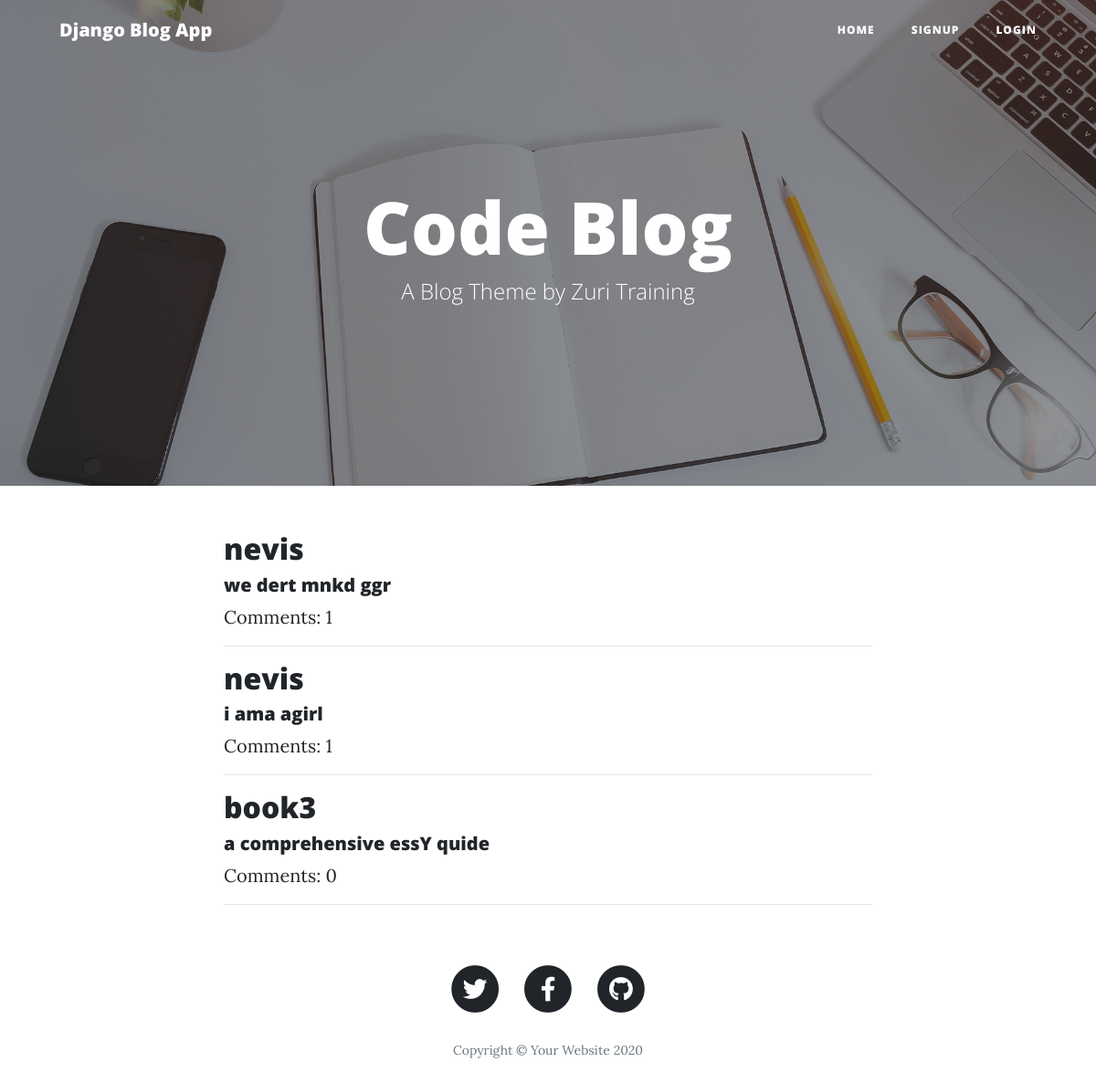
The app's page /, older data.
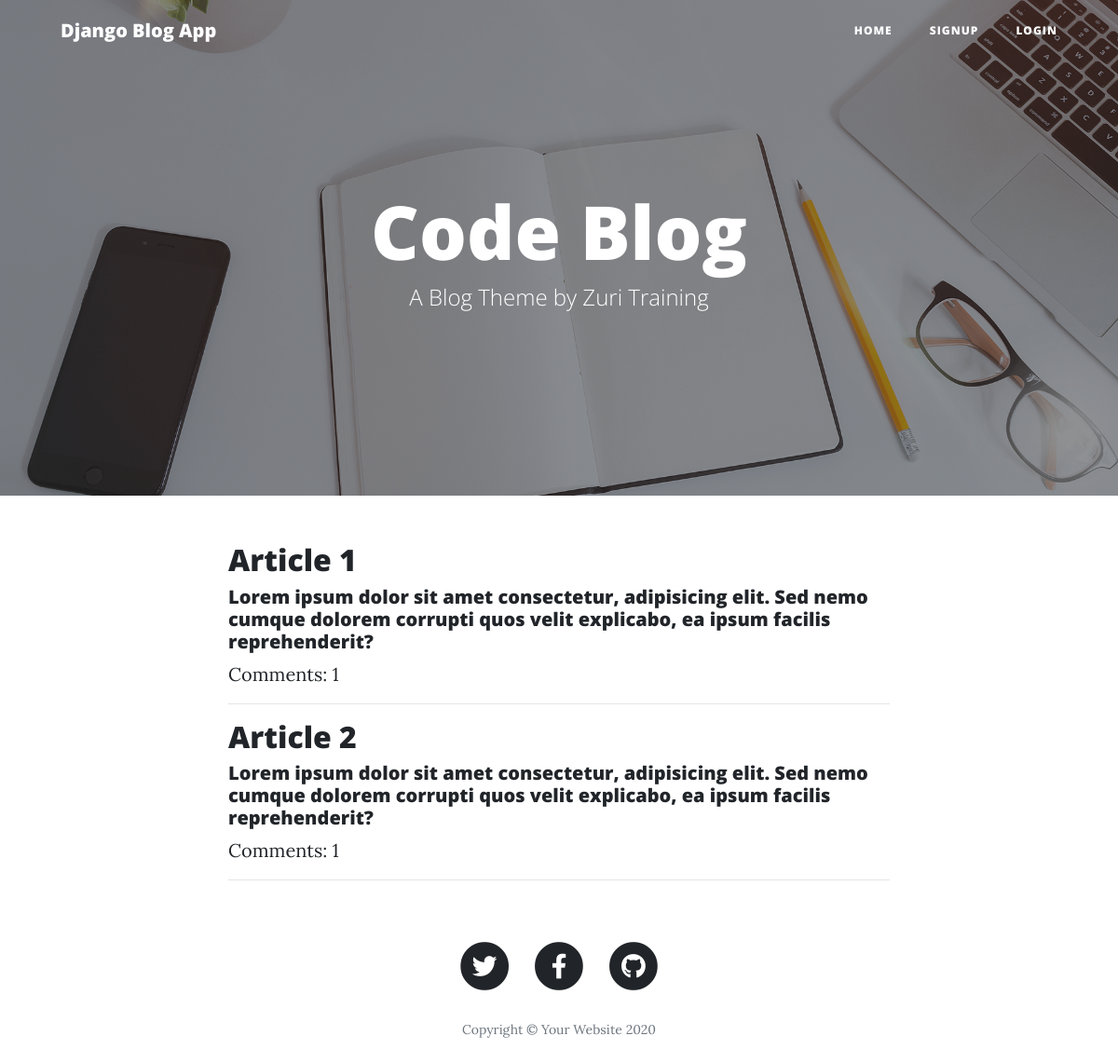
The same page, newer data.
### blog/models.py (models this page shows, shortened)
class Post(models.Model):
    title = models.CharField(max_length=200)
    author = models.ForeignKey('auth.user', on_delete=models.CASCADE)
    body = models.TextField()

### blog/views.py (the view)
# urls.py: path('', BlogListView.as_view(), name='home'),
class BlogListView(ListView):
    model = Post
    template_name = 'home.html'

### blog/templates/home.html
{% extends 'base.html' %}
{% block content %}
<div class="container">
{% for post in object_list %}
    <div class="col-lg-8 col-md-10 mx-auto">
        <div class="post-preview">
            <h2 class="post-title">
                <a href="{% url 'post_detail' pk=post.pk %}">{{ post.title }}</a>
            </h2>
            <h5 class="post">{{ post.body }}</h5>
            <a href="{% url 'post_detail' pk=post.pk %}">Comments: {{ post.comments.count }}</a
            >
            <hr />
        </div>
    </div>
{% endfor %}
</div>
{% endblock %}

### blog/templates/base.html (shortened to what this page needs)
<!DOCTYPE html> {% load static %}
<html lang="en">
<head>
    <link href="{% static 'vendor/bootstrap/css/bootstrap.min.css' %}" rel="stylesheet" />
    <link href="{% static 'vendor/fontawesome-free/css/all.min.css' %}" rel="stylesheet" type="text/css" />
    <link href="{% static 'css/clean-blog.min.css' %}" rel="stylesheet" />
</head>
<body>
    <div>
        <nav class="navbar navbar-expand-lg navbar-light fixed-top" id="mainNav">
            <div class="container">
                <a class="navbar-brand" href="{% url 'home' %}"> Django Blog App</a>
                <div class="collapse navbar-collapse" id="navbarResponsive">
                    <ul class="navbar-nav ml-auto">
                        <li class="nav-item">
                            <a class="nav-link" href="{% url 'home' %}">Home</a>
                        </li>
                        {% if not user.is_authenticated %}
                        <li class="nav-item">
                            <a class="nav-link" href="{% url 'signup' %}">Signup</a>
                        </li>
                        <li class="nav-item">
                            <a class="nav-link" href="{% url 'login' %}">Login</a>
                        </li>
                        {% endif %}
                    </ul>
                </div>
            </div>
        </nav>
        <header class="masthead" style="background-image: url('{% static 'img/home-bg.jpg' %}')">
            <div class="overlay"></div>
            <div class="container">
                <div class="row">
                    <div class="col-lg-8 col-md-10 mx-auto">
                        <div class="site-heading">
                            <h1>Code Blog</h1>
                            <span class="subheading">A Blog Theme by Zuri Training</span>
                        </div>
                    </div>
                </div>
            </div>
        </header>
        <div>{% block content %} {% endblock %}</div>
    </div>
    <footer>
        <div class="container">
            <div class="row">
                <div class="col-lg-8 col-md-10 mx-auto">
                    <ul class="list-inline text-center">
                        <li class="list-inline-item">
                            <a href="#">
                                <span class="fa-stack fa-lg">
										<i class="fas fa-circle fa-stack-2x"></i>
										<i class="fab fa-twitter fa-stack-1x fa-inverse"></i>
									</span>
                            </a>
                        </li>
                        <li class="list-inline-item">
                            <a href="#">
                                <span class="fa-stack fa-lg">
										<i class="fas fa-circle fa-stack-2x"></i>
										<i class="fab fa-facebook-f fa-stack-1x fa-inverse"></i>
									</span>
                            </a>
                        </li>
                        <li class="list-inline-item">
                            <a href="#">
                                <span class="fa-stack fa-lg">
										<i class="fas fa-circle fa-stack-2x"></i>
										<i class="fab fa-github fa-stack-1x fa-inverse"></i>
									</span>
                            </a>
                        </li>
                    </ul>
                    <p class="copyright text-muted">Copyright &copy; Your Website 2020</p>
                </div>
            </div>
        </div>
    </footer>
</body>
</html>

Row changes from the older to the newer data that the page shows:
removed Post: title "nevis", body "we dert mnkd ggr", comments.count "1"
removed Post: title "nevis", body "i ama agirl", comments.count "1"
removed Post: title "book3", body "a comprehensive essY quide", comments.count "0"
added Post: title "Article 1", body "Lorem ipsum dolor sit amet consectetur, adipisicing elit. Sed nemo cumque dolorem corrupti quos velit explicabo, ea ipsum facilis reprehenderit?", comments.count "1"
added Post: title "Article 2", body "Lorem ipsum dolor sit amet consectetur, adipisicing elit. Sed nemo cumque dolorem corrupti quos velit explicabo, ea ipsum facilis reprehenderit?", comments.count "1"
